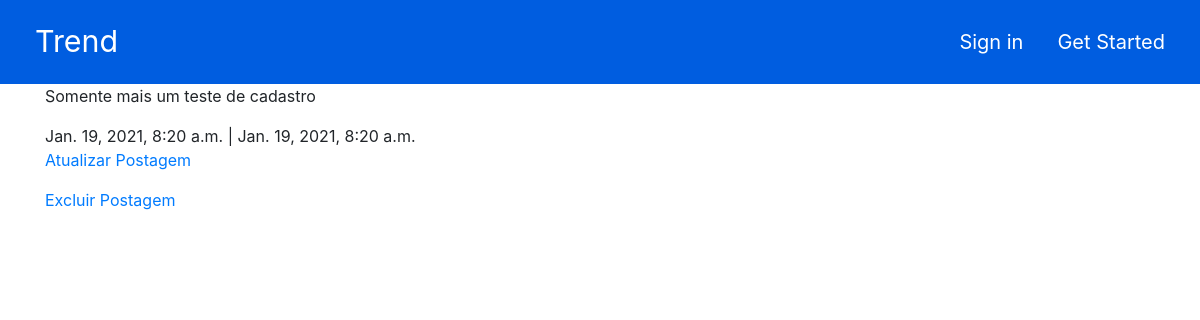
Page /segundo-post-fazendo-teste on the earlier database version.
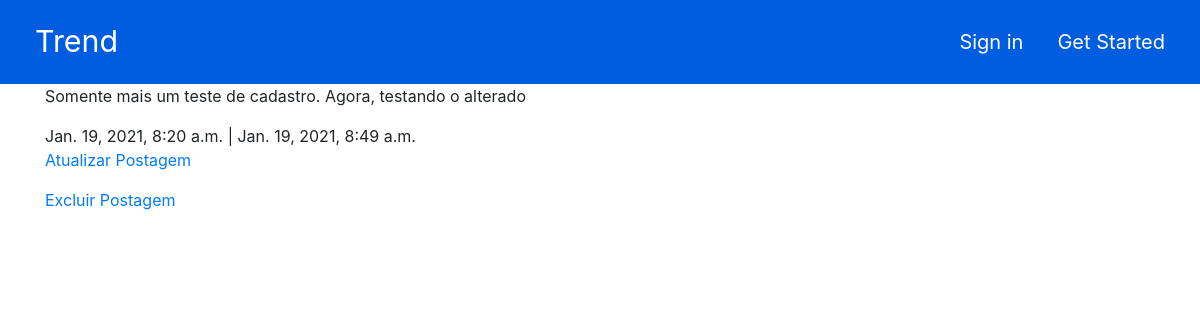
Same page on the later database version.
### application/models.py (models this page shows, shortened)
class Post(models.Model):
    STATUS = (('public', 'Public'), ('private', 'Private'),)
    title = models.CharField(max_length=250)
    slug = models.SlugField(max_length=250)
    author = models.ForeignKey(User, on_delete=models.CASCADE)
    content = models.TextField()
    published = models.DateTimeField(default=timezone.now)
    updated = models.DateTimeField(auto_now=True)
    status = models.CharField(max_length=10, choices=STATUS, default='private')
    def get_absolute_url_update(self):
        return reverse('updatePost', args=[self.slug])
    def get_absolute_url_delete(self):
        return reverse('deletePost', args=[self.slug])
    class Meta:
        ordering = ('-published',)

### application/views.py (the view)
# urls.py: path('<slug:slug>', views.PostDetailView.as_view(), name='detailPost'),
class PostDetailView(DetailView):
    model = Post
    template_name = 'post/detail-post.html'
    context_object_name = 'post'

### application/templates/post/detail-post.html (shortened to what this page needs)
{% extends 'base.html' %}
{% block content %}
    <p>{{post.content}}</p>
    <span>{{post.published}}</span> | <span>{{post.updated}}</span>
    <p><a href="{{post.get_absolute_url_update}}">Atualizar Postagem</a></p>
    <p><a href="{{post.get_absolute_url_delete}}">Excluir Postagem</a></p>
{% endblock content %}

Differences in the rows shown:
changed Post: content "Somente mais um teste de cadastro" → "Somente mais um teste de cadastro. Agora, testando o alterado"; updated "Jan. 19, 2021, 8:20 a.m." → "Jan. 19, 2021, 8:49 a.m."
